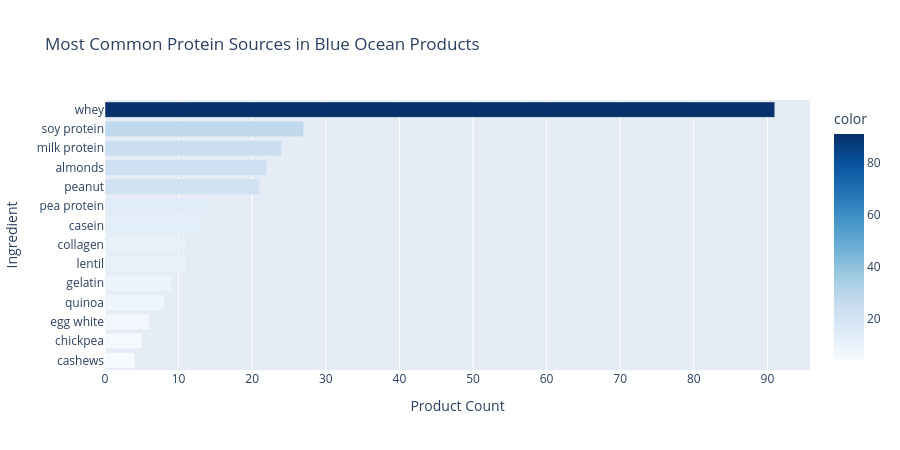

Source (notebook cell):
### Code cell
# Cell 8: Bonus — Protein Source Ingredient Analysis

PROTEIN_KEYWORDS = [
    'whey', 'casein', 'pea protein', 'soy protein', 'soy isolate',
    'milk protein', 'egg white', 'egg protein', 'hemp protein',
    'collagen', 'gelatin', 'chickpea', 'lentil', 'quinoa',
    'almonds', 'cashews', 'peanut'
]

def extract_protein_sources(text):
    if not isinstance(text, str):
        return []
    tl = text.lower()
    return [kw for kw in PROTEIN_KEYWORDS if kw in tl]

bo_with_ingredients = df_blue.dropna(subset=['ingredients_text'])
print(f'Blue Ocean products with ingredients text: {len(bo_with_ingredients):,}')

all_sources = []
for text in bo_with_ingredients['ingredients_text']:
    all_sources.extend(extract_protein_sources(text))

src_counts = Counter(all_sources)
top_n = src_counts.most_common(15)
top3  = src_counts.most_common(3)

if len(top3) == 0:
    print('\nNo matching protein keywords found in ingredients.')
    print('Tip: increase NROWS to 500_000 for a richer ingredient dataset.')
else:
    print(f'\nTop {min(3, len(top3))} Protein Sources in Blue Ocean Products:')
    for rank, (source, count) in enumerate(top3, 1):
        print(f'  {rank}. {source.title():25s} — {count:,} products')

    labels, values = zip(*top_n)
    fig_ing = px.bar(
        x=list(values), y=list(labels),
        orientation='h',
        title='Most Common Protein Sources in Blue Ocean Products',
        labels={'x': 'Product Count', 'y': 'Ingredient'},
        color=list(values),
        color_continuous_scale='Blues',
    )
    fig_ing.update_layout(yaxis={'categoryorder': 'total ascending'}, showlegend=False, height=450)
    fig_ing.show()

### Figure 1 — Plotly figure (JSON) as saved in the notebook; plotly's stock layout.template omitted (floating-point values rounded to 4 significant figures)
{"data": [{"hovertemplate": "Product Count=%{x}<br>Ingredient=%{y}<br>color=%{marker.color}<extra></extra>", "legendgroup": "", "marker": {"color": [91, 27, 24, 22, 21, 14, 13, 11, 11, 9, 8, 6, 5, 4], "coloraxis": "coloraxis", "pattern": {"shape": ""}}, "name": "", "orientation": "h", "showlegend": false, "textposition": "auto", "type": "bar", "x": [91, 27, 24, 22, 21, 14, 13, 11, 11, 9, 8, 6, 5, 4], "xaxis": "x", "y": ["whey", "soy protein", "milk protein", "almonds", "peanut", "pea protein", "casein", "lentil", "collagen", "gelatin", "quinoa", "egg white", "chickpea", "cashews"], "yaxis": "y"}], "layout": {"barmode": "relative", "coloraxis": {"colorbar": {"title": {"text": "color"}}, "colorscale": [[0, "rgb(247,251,255)"], [0.125, "rgb(222,235,247)"], [0.25, "rgb(198,219,239)"], [0.375, "rgb(158,202,225)"], [0.5, "rgb(107,174,214)"], [0.625, "rgb(66,146,198)"], [0.75, "rgb(33,113,181)"], [0.875, "rgb(8,81,156)"], [1, "rgb(8,48,107)"]]}, "height": 450, "legend": {"tracegroupgap": 0}, "showlegend": false, "title": {"text": "Most Common Protein Sources in Blue Ocean Products"}, "xaxis": {"anchor": "y", "domain": [0, 1], "title": {"text": "Product Count"}}, "yaxis": {"anchor": "x", "categoryorder": "total ascending", "domain": [0, 1], "title": {"text": "Ingredient"}}}}
